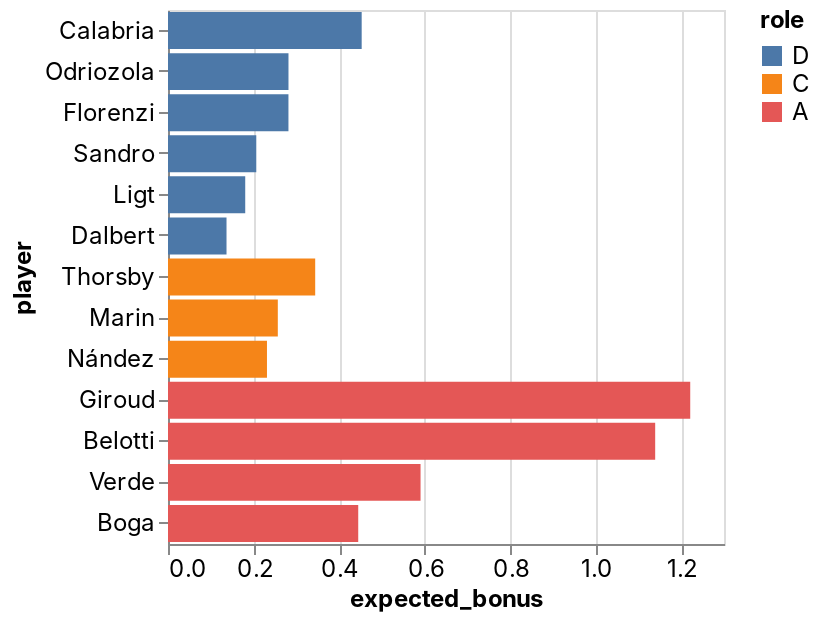

Notebook code cell kept with this figure:
### Code cell
_deepnote_run_altair(team, """{"$schema":"https://vega.github.io/schema/vega-lite/v4.json","mark":{"type":"bar","tooltip":{"content":"data"}},"height":220,"autosize":{"type":"fit"},"data":{"name":"placeholder"},"encoding":{"x":{"field":"expected_bonus","type":"quantitative","sort":null,"scale":{"type":"linear","zero":false}},"y":{"field":"player","type":"nominal","sort":null,"scale":{"type":"linear","zero":true}},"color":{"field":"role","type":"nominal","sort":null,"scale":{"type":"linear","zero":false}}}}""")

### Figure 1 — Vega-Lite specification as saved in the notebook (floating-point values rounded to 4 significant figures)
{"config": {"view": {"continuousWidth": 400, "continuousHeight": 300}, "area": {"fill": "#51C0E9"}, "axis": {"labelFont": "Inter, sans-serif", "labelFontSize": 12, "labelFontWeight": "normal", "labelLimit": 60, "labelOverlap": "greedy", "titleFont": "Inter, sans-serif", "titleFontSize": 12, "titleFontWeight": "bold"}, "background": "#ffffff", "legend": {"labelFont": "Inter, sans-serif", "labelFontSize": 12, "titleFont": "Inter, sans-serif", "titleFontSize": 12, "titleFontWeight": "bold"}, "line": {"stroke": "#51C0E9", "strokeWidth": 2}, "rect": {"fill": "#51C0E9"}, "title": {"anchor": "start", "color": "#000000", "font": "Inter, sans-serif", "fontSize": 22, "fontWeight": "normal"}}, "data": {"name": "data-3e3032336d85fa068ca2b3faf0df31fe"}, "mark": {"type": "bar", "tooltip": {"content": "data"}}, "autosize": {"type": "fit"}, "encoding": {"color": {"type": "nominal", "field": "role", "scale": {"type": "linear", "zero": false}, "sort": null}, "x": {"type": "quantitative", "field": "expected_bonus", "scale": {"type": "linear", "zero": false}, "sort": null}, "y": {"type": "nominal", "field": "player", "scale": {"type": "linear", "zero": true}, "sort": null}}, "height": 300, "width": "container", "$schema": "https://vega.github.io/schema/vega-lite/v4.json", "datasets": {"data-3e3032336d85fa068ca2b3faf0df31fe": [{"fanta_team": "AC Picchia", "role": "D", "player": "Calabria", "home_team": "AC Milan", "away_team": "Juventus", "expected_bonus": 0.4528}, {"fanta_team": "AC Picchia", "role": "D", "player": "Odriozola", "home_team": "Cagliari", "away_team": "Fiorentina", "expected_bonus": 0.2817}, {"fanta_team": "AC Picchia", "role": "D", "player": "Florenzi", "home_team": "AC Milan", "away_team": "Juventus", "expected_bonus": 0.2816}, {"fanta_team": "AC Picchia", "role": "D", "player": "Sandro", "home_team": "AC Milan", "away_team": "Juventus", "expected_bonus": 0.2064}, {"fanta_team": "AC Picchia", "role": "D", "player": "Ligt", "home_team": "AC Milan", "away_team": "Juventus", "expected_bonus": 0.1806}, {"fanta_team": "AC Picchia", "role": "D", "player": "Dalbert", "home_team": "Cagliari", "away_team": "Fiorentina", "expected_bonus": 0.1368}, {"fanta_team": "AC Picchia", "role": "C", "player": "Thorsby", "home_team": "Spezia", "away_team": "Sampdoria", "expected_bonus": 0.3442}, {"fanta_team": "AC Picchia", "role": "C", "player": "Marin", "home_team": "Cagliari", "away_team": "Fiorentina", "expected_bonus": 0.2568}, {"fanta_team": "AC Picchia", "role": "C", "player": "Nández", "home_team": "Cagliari", "away_team": "Fiorentina", "expected_bonus": 0.2314}, {"fanta_team": "AC Picchia", "role": "A", "player": "Giroud", "home_team": "AC Milan", "away_team": "Juventus", "expected_bonus": 1.221}, {"fanta_team": "AC Picchia", "role": "A", "player": "Belotti", "home_team": "Torino", "away_team": "Sassuolo", "expected_bonus": 1.139}, {"fanta_team": "AC Picchia", "role": "A", "player": "Verde", "home_team": "Spezia", "away_team": "Sampdoria", "expected_bonus": 0.5905}, {"fanta_team": "AC Picchia", "role": "A", "player": "Boga", "home_team": "Torino", "away_team": "Sassuolo", "expected_bonus": 0.4448}]}}
